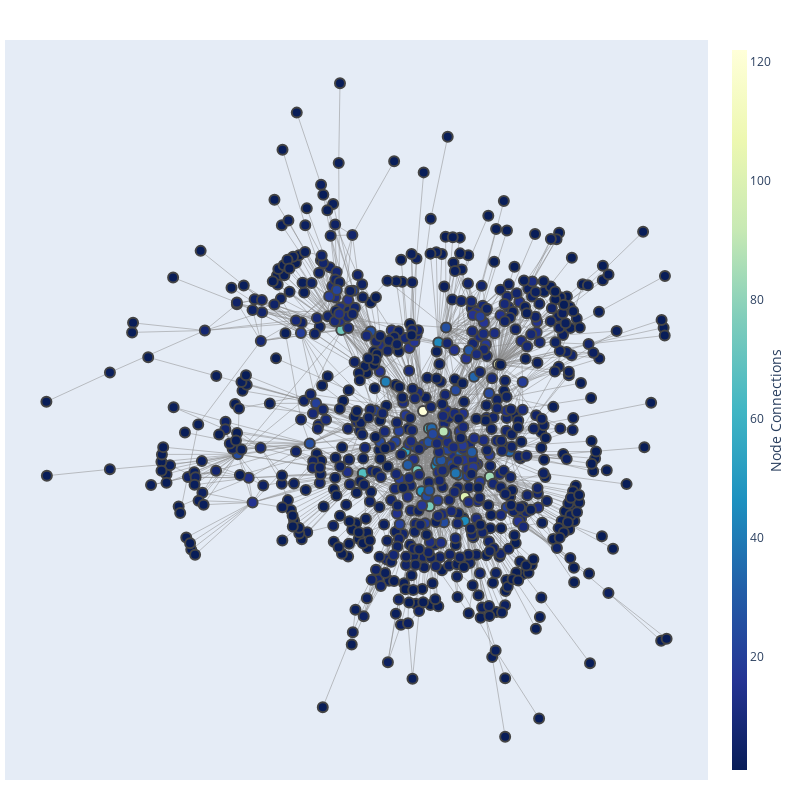

Here is the notebook cell this chart was saved with:
### Code cell
got = CreatePlotlyViz(GOT)
got.fig()

### Figure 1 — Plotly figure (JSON) as saved in the notebook; plotly's stock layout.template omitted (floating-point values rounded to 4 significant figures; data arrays with more than 128 entries replaced by an {"elided": "..."} marker saying what was removed)
{"data": [{"hoverinfo": "none", "line": {"color": "#888", "width": 0.5}, "mode": "lines", "type": "scatter", "x": {"elided": "8469 float values"}, "y": {"elided": "8469 float values"}}, {"hoverinfo": "text", "marker": {"color": {"elided": "796 int values"}, "colorbar": {"thickness": 15, "title": {"side": "right", "text": "Node Connections"}, "xanchor": "left"}, "colorscale": [[0, "rgb(255,255,217)"], [0.125, "rgb(237,248,177)"], [0.25, "rgb(199,233,180)"], [0.375, "rgb(127,205,187)"], [0.5, "rgb(65,182,196)"], [0.625, "rgb(29,145,192)"], [0.75, "rgb(34,94,168)"], [0.875, "rgb(37,52,148)"], [1, "rgb(8,29,88)"]], "line": {"width": 2}, "reversescale": true, "showscale": true, "size": 10}, "mode": "markers", "text": {"elided": "796 str values"}, "type": "scatter", "x": {"elided": "796 float values"}, "y": {"elided": "796 float values"}}], "layout": {"height": 800, "hovermode": "closest", "margin": {"b": 20, "l": 5, "r": 5, "t": 40}, "showlegend": false, "width": 800, "xaxis": {"showgrid": false, "showticklabels": false, "zeroline": false}, "yaxis": {"showgrid": false, "showticklabels": false, "zeroline": false}}}
